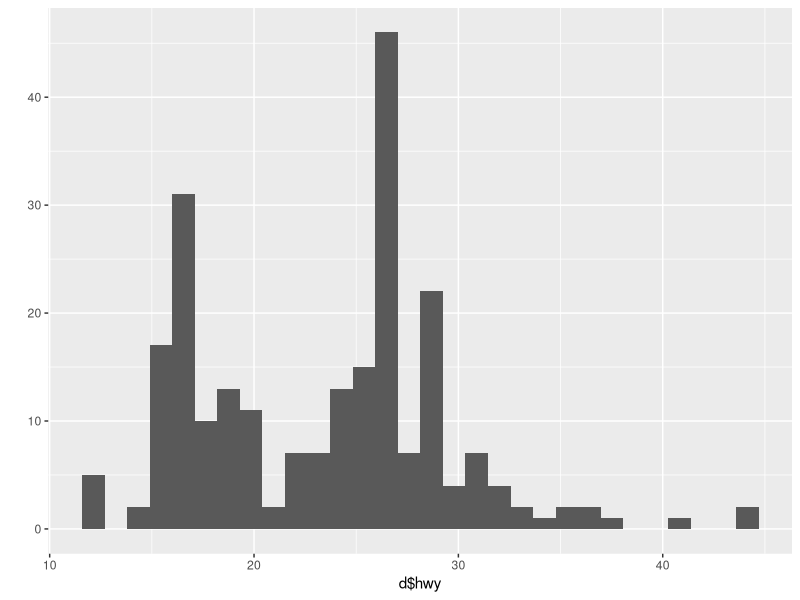
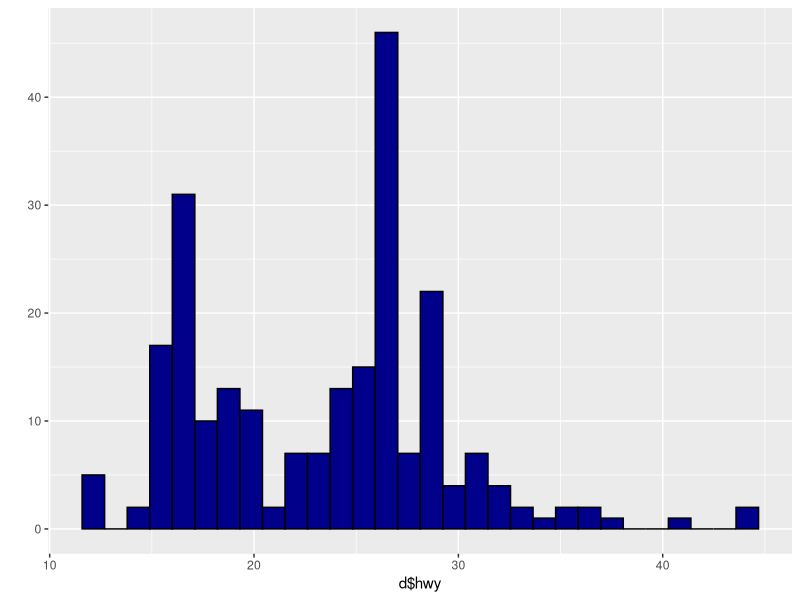
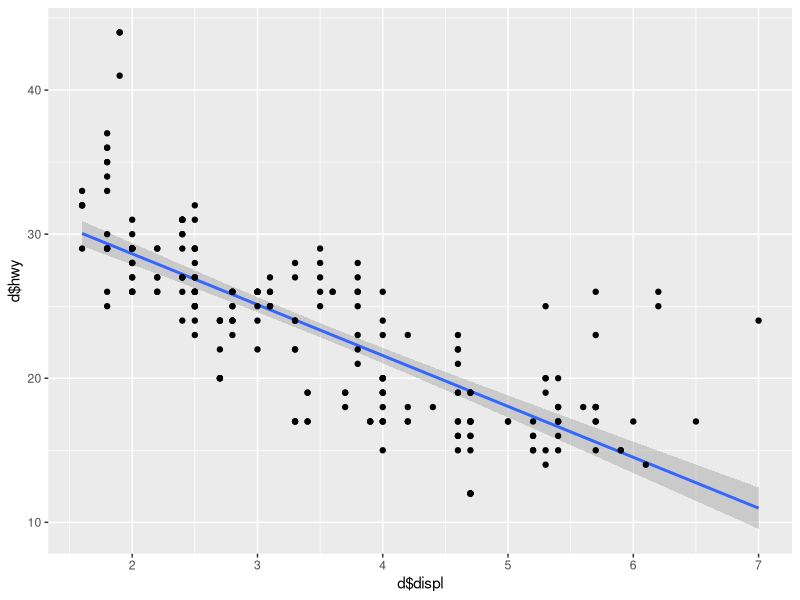
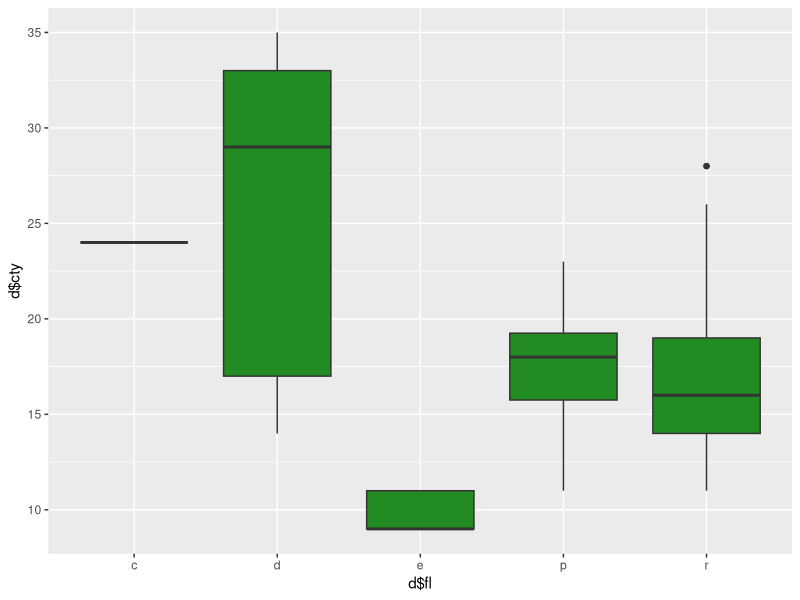
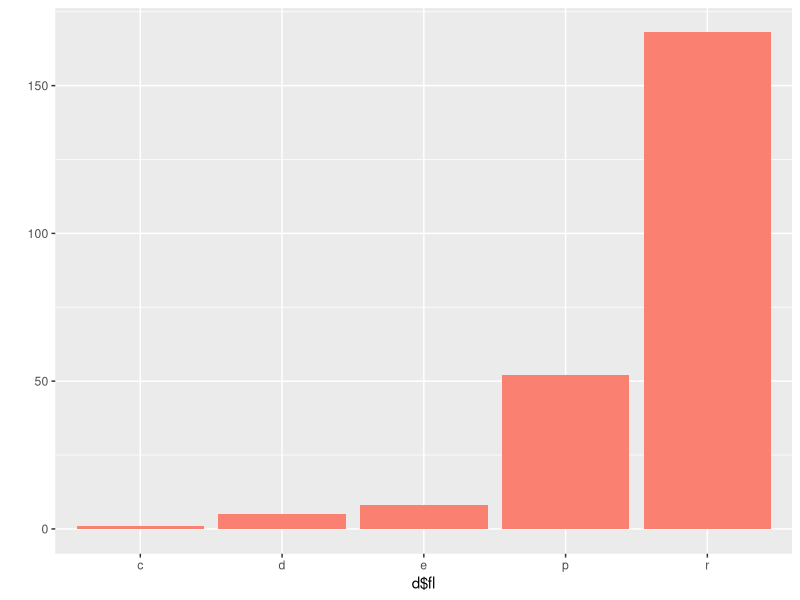
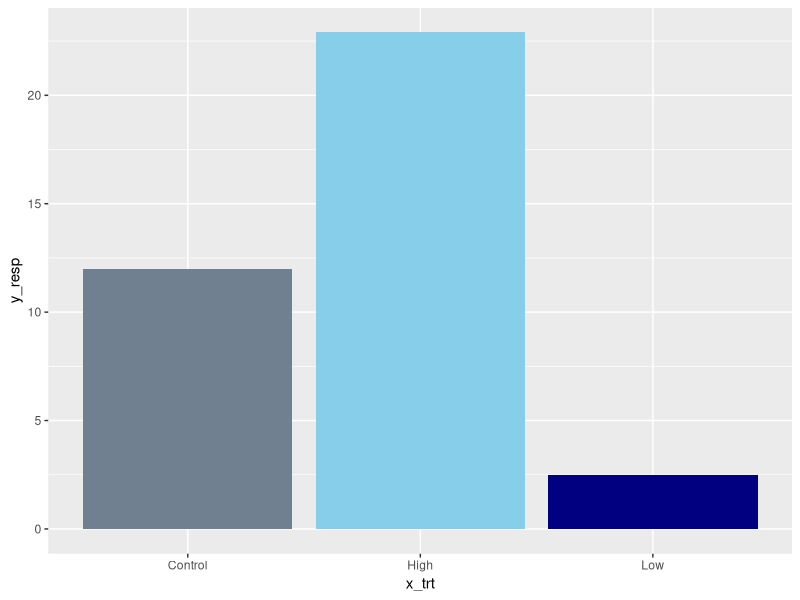
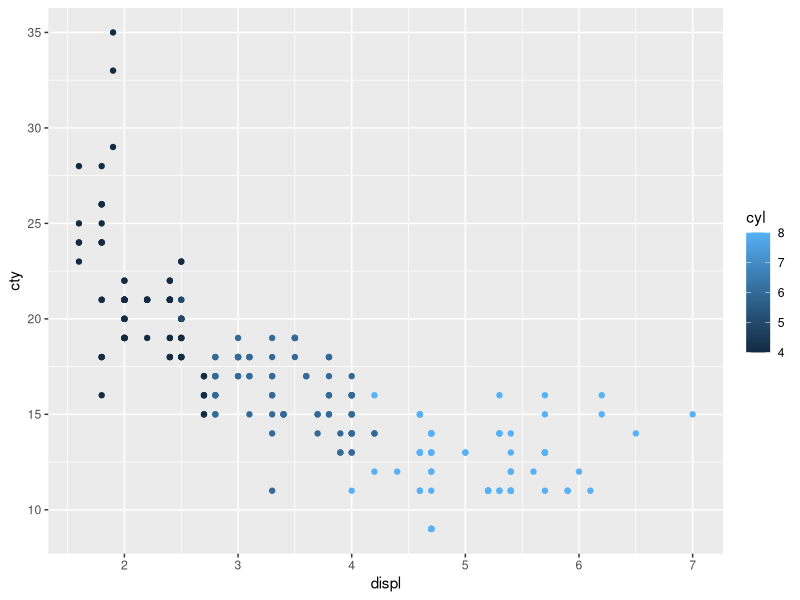
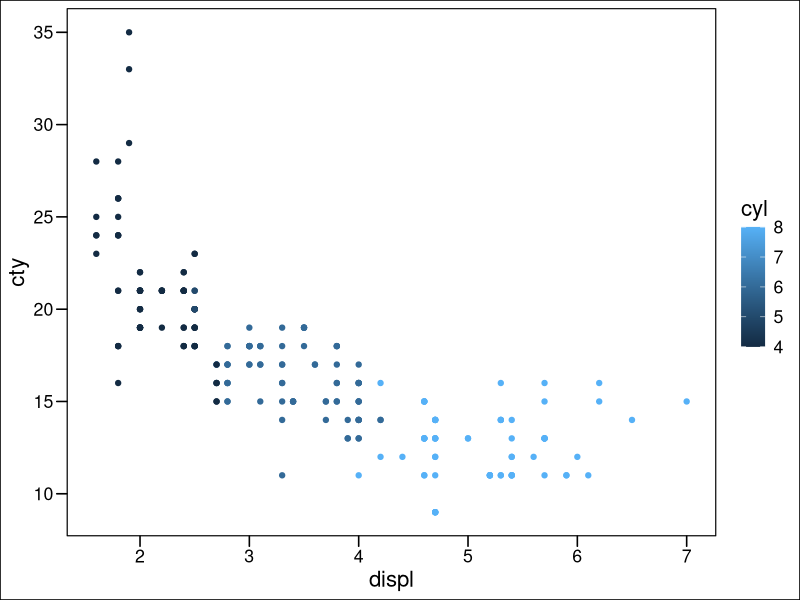

Recreate these plots in R, in order. (Note: this script raises an error after producing the figures.)
#### ggplot2
#### 1/24/23
#### TDW

library(ggplot2)
library(ggthemes)
library(patchwork)
library(viridis)

#### Template for ggplote code
### p1 <- ggplot(data=<DATA>, mapping = aes(x=xVar, y=yVar)) + 
### <GEOM FUNCTION> ## geom_boxplot() 
### print(p1)

#### Load in a built-in data set
d <- mpg
str(mpg)
library(dplyr)
glimpse(d)

#### qplot: quick plotting
qplot(x=d$hwy)
qplot(x=d$hwy, fill= I("darkblue"), color= I("black"))

# scatterplot
qplot(x=d$displ, y=d$hwy, geom=c("smooth","point"), method=lm)

# boxplot
qplot(x=d$fl, y=d$cty, geom="boxplot", fill=I("forestgreen"))

# barplot
qplot(x=d$fl, geom="bar", fill=I("salmon"))

### Create some data (specified counts)
x_trt <- c("Control", "Low", "High")
y_resp <- c(12, 2.5, 22.9 )
qplot(x=x_trt, y=y_resp, geom="col", fill= I(c("slategrey", "navyblue", "skyblue")))

#### ggplot: uses dataframes instead of vectors

p1 <- ggplot(data=d, mapping=aes(x=displ, y=cty, color= cyl)) + 
  geom_point()
p1

p1 + theme_base()
p1 + theme_bw()
p1 + theme_classic()
p1 + theme_dark()
p1 + theme_linedraw()
p1 + theme_void()
p1 + theme_minimal()
p1 + theme_tufte()
p1 + theme_solarized(base_size=20, base_family="serif")

p2 <- ggplot(data=d, aes(x=fl, fill=fl)) +
  geom_bar()
p2
p2 + coord_flip() + theme_classic(base_size = 15, base_family = "sans")


# Theme modifications
p3 <- ggplot(data=d, aes(x=displ, y=cty)) +
  geom_point(size=5, shape= 22, color= "aquamarine", fill="goldenrod") +
  xlab("Count") +
  ylab("Fuel") +
   # x=/y= axis
p3
p3 + xlim(1,10) + ylim(0,35)

cols<- viridis(7, option= "plasma") #magma, turbo, plasma, viridis
ggplot(data=d, aes(x=class, y=hwy, fill=class)) +
  geom_boxplot() +
  scale_fill_manual(values=cols)

library(patchwork)
p1 / p2 / p3


